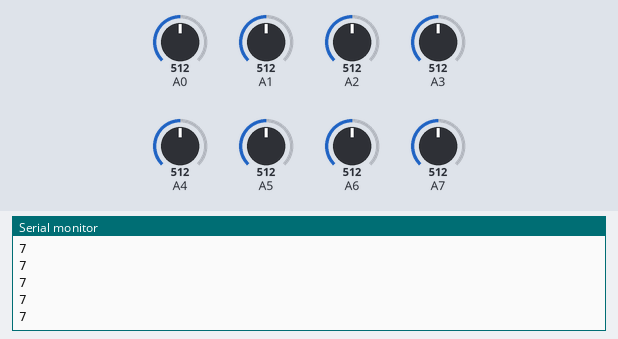
Bench run of a sketch on a simulated Arduino Uno, built with avr-gcc and run on an emulated ATmega328P. On the bench: the last lines printed to the serial monitor. The test bench sets the inputs (shaded band); at power-on: A0 = 512, A1 = 512, A2 = 512, A3 = 512, A4 = 512, A5 = 512, A6 = 512, A7 = 512.

Above: at 1.2 s.
1.3 s: A0 set to 30
At 2.4 s:
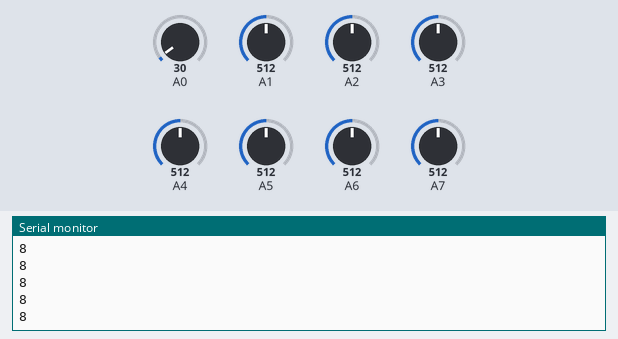
2.8 s: A1 set to 30
At 3.6 s:
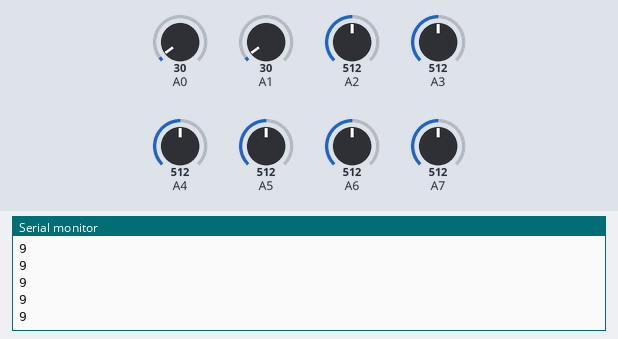
4.3 s: A2 set to 30
At 4.9 s:
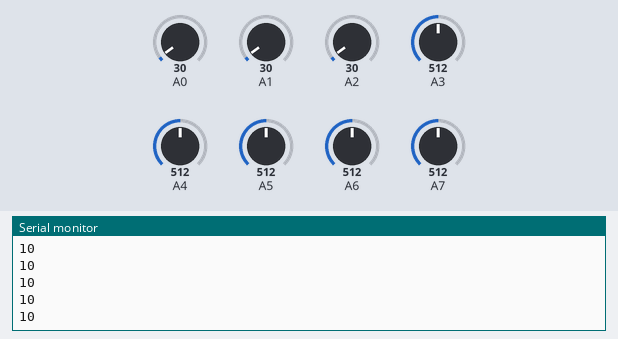
5.8 s: A3 set to 30
At 6.9 s:
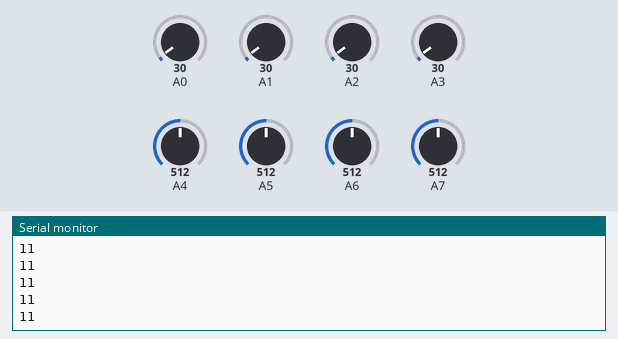
7.3 s: A4 set to 30
At 8.2 s:
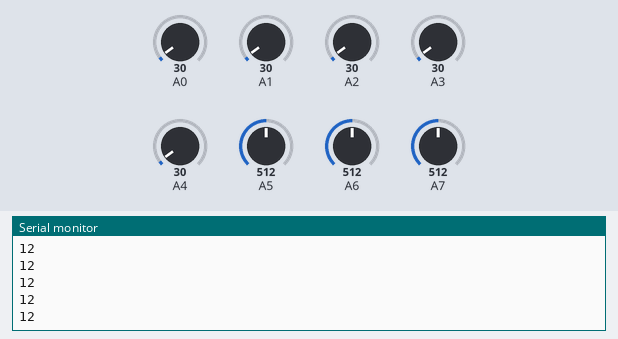
8.8 s: A5 set to 30
Timing chart, 0 to 8.9 s (numbered marks = the images above; inputs shaded):
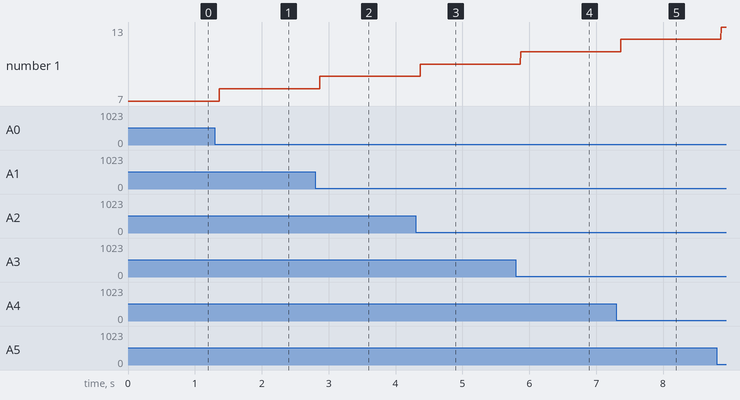

The sketch:

irsensor_test.ino
```cpp
#include "IRSensorArray.h"

SensorIR testIRSensor(200);

int foo;

void setup() {
  Serial.begin(9600);
}

void loop() {
    foo = testIRSensor.getMean();
    Serial.println(foo);
}
```

IRSensorArray.cpp
```cpp
/*
IRSensorArray.cpp - Arduino Library for Analog IR Sensor Array
Created by MJC; Mikkel, Joakim & Casper
April 2013
*/

/*
 * ----------------------------------------------------------------------------
 * "THE BEER-WARE LICENSE" (Revision 42):
 * MJC wrote this file. As long as you retain this notice you
 * can do whatever you want with this stuff. If we meet some day, and you think
 * this stuff is worth it, you can buy us a beer in return.
 * /MJC; Mikkel, Joakim & Casper
 * ----------------------------------------------------------------------------
 */

#include "IRSensorArray.h"

//IR SENSOR
SensorIR::SensorIR(int limit)
{
    _limit = limit;
}
int SensorIR::getMean()
{
    int val;
    int total = 0;
    int SensorCount = 0;

    //Loops through all 8 analog IR sensors
    for(int i=0; i<8; i++){
        val = analogRead(i);

        //if Sensor is detected
        if (val > _limit){
            total += i;
            SensorCount += 1;
        }
    }
    //Calculate mean
    // MEAN RANGE: 0 - 7
    return int( 2 * float(total)/float(SensorCount) );
}
int SensorIR::getCount()
{
    int val;
    int SensorCount = 0;

    for(int i=0; i<8; i++){
        val = analogRead(i);

        //if Sensor is detected
        if (val > _limit){
            SensorCount += 1;
        }
    }
    return SensorCount;
}
int SensorIR::getLimit()
{
    return _limit;
}
void SensorIR::setLimit(int limit)
{
    _limit = limit;
}
bool SensorIR::phfm(String sensors, int readings)
{
    //We loop through the number of readings that have to have the same sensors on line
    while (readings > 0){
        int val;
        String readSensors;
        // We check which sensors is on, by looping through them all
        for (int i=0; i<8; i++){
            val = analogRead(i);
            if (val > _limit){readSensors += "1";}
            else{readSensors += "0";}
        }
        // if it matches, we reduce the remaining readings by 1
        if (readSensors == sensors){readings -= 1;}
        // else, the test failed
        else {return false;}
    }
    //if it goes out of the while loop, there have been #readings# phfm
    return true;
}

bool SensorIR::phfmToggle(String sensors, bool on, int readings)
{
    while (readings > 0){
        int val;

        for (int i=0; i<8; i++){
            val = analogRead(i);

            if (sensors[i] == '1'){
                if (on == true && val > _limit){
                    readings -= 1;
                }
                else if (on == false && val < _limit){
                    readings -= 1;
                }
                else{
                    return false;
                }
            }
        }
    }
    return true;
}

bool SensorIR::phfmCount(int sensors, int readings){
    while (readings > 0){
        int count = getCount();
        if (count == sensors){readings -= 1;}
        else{return false;}
    }
    return true;
}

bool SensorIR::phfmMinCount(int sensors, int readings){
    while (readings > 0){
        int count = getCount();
        if (count >= sensors){readings -= 1;}
        else{return false;}
    }
    return true;
}
```

IRSensorArray.h
```cpp
/*
IRSensorArray.h - Arduino Library for Analog IR Sensor Array
Created by MJC; Mikkel, Joakim & Casper
April 2013
*/

/*
 * ----------------------------------------------------------------------------
 * "THE BEER-WARE LICENSE" (Revision 42):
 * MJC wrote this file. As long as you retain this notice you
 * can do whatever you want with this stuff. If we meet some day, and you think
 * this stuff is worth it, you can buy us a beer in return.
 * /MJC; Mikkel, Joakim & Casper
 * ----------------------------------------------------------------------------
 */

#ifndef IRSensorArray_h
#define IRSensorArray_h

#include "Arduino.h"

class SensorIR
{
    public:
        SensorIR(int limit);
        int getMean();
        int getCount();
        int getLimit();
        void setLimit(int limit);
        bool phfm(String sensors, int readings);
        bool phfmToggle(String sensors, bool on, int readings);
        bool phfmCount(int sensors, int readings);
        bool phfmMinCount(int sensors, int readings);
    private:
        int _limit;
};

#endif
```

Measured:
- after the input at 1.3 s, the serial monitor: prints a new line after 0.07 s (image 1)
- after the input at 2.8 s, the serial monitor: prints a new line after 0.07 s (image 2)
- after the input at 4.3 s, the serial monitor: prints a new line after 0.07 s (image 3)
- after the input at 5.8 s, the serial monitor: prints a new line after 0.07 s (image 4)
- after the input at 7.3 s, the serial monitor: prints a new line after 0.07 s (image 5)
- plotted number 1: 7 → 8 after the input at 1.3 s, 8 → 9 after the input at 2.8 s, 9 → 10 after the input at 4.3 s, 10 → 11 after the input at 5.8 s, 11 → 12 after the input at 7.3 s
